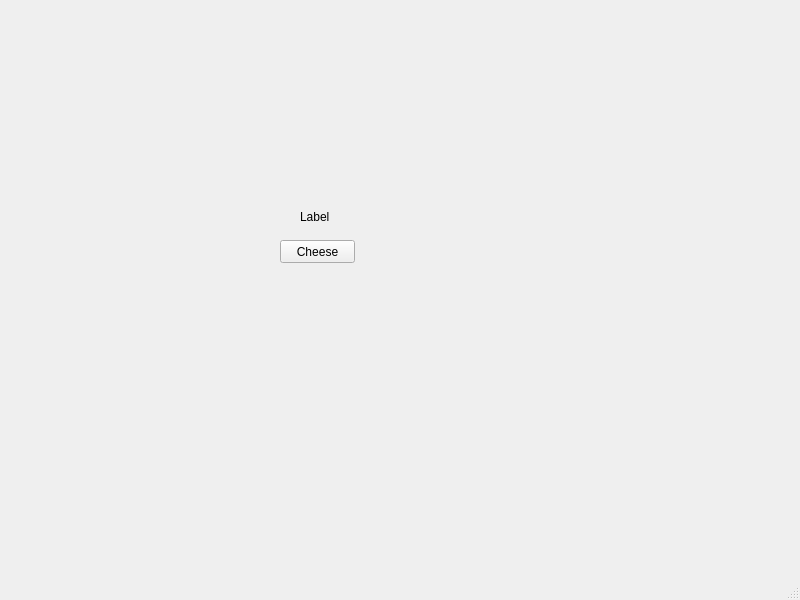
<?xml version="1.0" encoding="UTF-8"?>
<ui version="4.0">
 <class>MainWindow</class>
 <widget class="QMainWindow" name="MainWindow">
  <property name="geometry">
   <rect>
    <x>0</x>
    <y>0</y>
    <width>800</width>
    <height>600</height>
   </rect>
  </property>
  <property name="windowTitle">
   <string>MainWindow</string>
  </property>
  <widget class="QWidget" name="centralwidget">
   <widget class="QPushButton" name="pushButton">
    <property name="geometry">
     <rect>
      <x>280</x>
      <y>240</y>
      <width>75</width>
      <height>23</height>
     </rect>
    </property>
    <property name="text">
     <string>Cheese</string>
    </property>
   </widget>
   <widget class="QLabel" name="label">
    <property name="geometry">
     <rect>
      <x>300</x>
      <y>210</y>
      <width>46</width>
      <height>13</height>
     </rect>
    </property>
    <property name="text">
     <string>Label</string>
    </property>
   </widget>
  </widget>
  <widget class="QMenuBar" name="menubar">
   <property name="geometry">
    <rect>
     <x>0</x>
     <y>0</y>
     <width>800</width>
     <height>21</height>
    </rect>
   </property>
  </widget>
  <widget class="QStatusBar" name="statusbar"/>
 </widget>
 <resources/>
 <connections/>
</ui>
